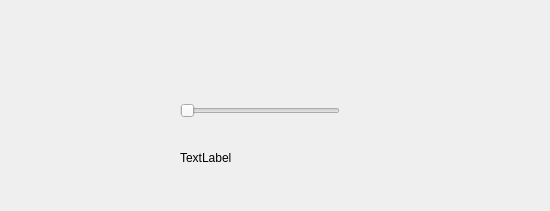
<?xml version="1.0" encoding="UTF-8"?>
<ui version="4.0">
 <class>Widget</class>
 <widget class="QWidget" name="Widget">
  <property name="geometry">
   <rect>
    <x>0</x>
    <y>0</y>
    <width>550</width>
    <height>211</height>
   </rect>
  </property>
  <property name="windowTitle">
   <string>Widget</string>
  </property>
  <widget class="QBattery" name="qBattery">
   <property name="geometry">
    <rect>
     <x>150</x>
     <y>30</y>
     <width>111</width>
     <height>41</height>
    </rect>
   </property>
  </widget>
  <widget class="QBattery" name="qBattery_2">
   <property name="geometry">
    <rect>
     <x>270</x>
     <y>30</y>
     <width>111</width>
     <height>41</height>
    </rect>
   </property>
  </widget>
  <widget class="QSlider" name="horizontalSlider">
   <property name="geometry">
    <rect>
     <x>180</x>
     <y>100</y>
     <width>160</width>
     <height>22</height>
    </rect>
   </property>
   <property name="orientation">
    <enum>Qt::Horizontal</enum>
   </property>
  </widget>
  <widget class="QLabel" name="label">
   <property name="geometry">
    <rect>
     <x>180</x>
     <y>150</y>
     <width>101</width>
     <height>16</height>
    </rect>
   </property>
   <property name="text">
    <string>TextLabel</string>
   </property>
  </widget>
 </widget>
 <customwidgets>
  <customwidget>
   <class>QBattery</class>
   <extends>QWidget</extends>
   <header>qbattery.h</header>
  </customwidget>
 </customwidgets>
 <resources/>
 <connections/>
</ui>
